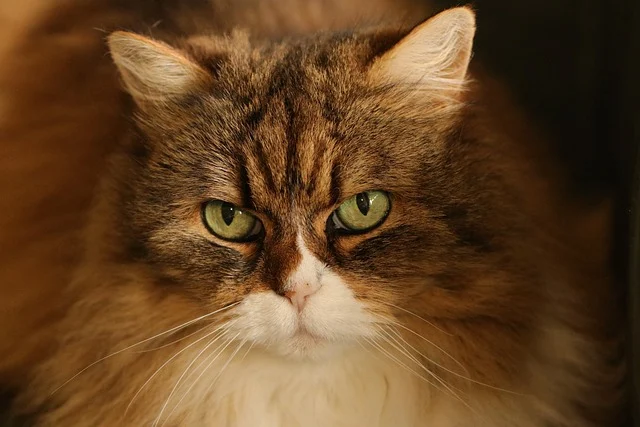
#> input picture dataset/1.bmp, 640 x 427 px
$ python -i chroma_compress.py   (imports and definitions only)
#> lines starting #> are read from the running program, lines starting #| are printed output that depends on the picture
import os
import numpy as np
from PIL import Image

def kompresi_chroma(input_path, output_path):
#> called with input_path = '../dataset/1.bmp', output_path = 'out.png'
    img = Image.open(input_path).convert('RGB')
#> img is the input picture: PIL image 640x427 RGB; mean R, G, B 98.9, 67, 35.5
    ukuran_asli = os.path.getsize(input_path)

    # 1. Konversi ruang warna dari RGB ke YCbCr
    ycbcr_img = img.convert('YCbCr')
#> ycbcr_img: PIL image 640x427 YCbCr; mean of channels 0, 1, 2 72.4, 106.4, 146.1
    img_array = np.array(ycbcr_img)

    Y = img_array[:, :, 0]   # Saluran Terang/Gelap (Luma)
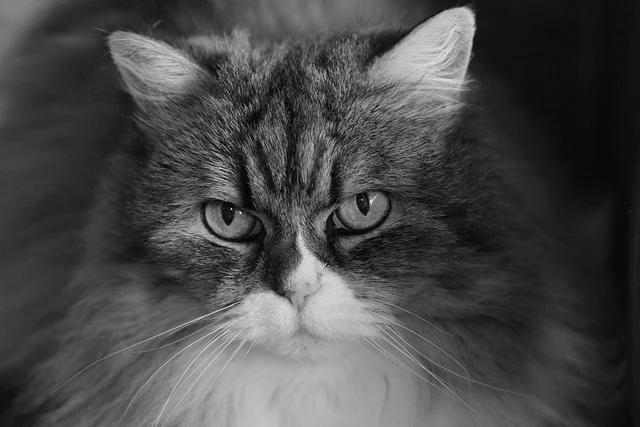
#> Y: shape (427, 640); min 0, max 250, mean 72.4
    Cb = img_array[:, :, 1]  # Saluran Warna Biru (Chroma)
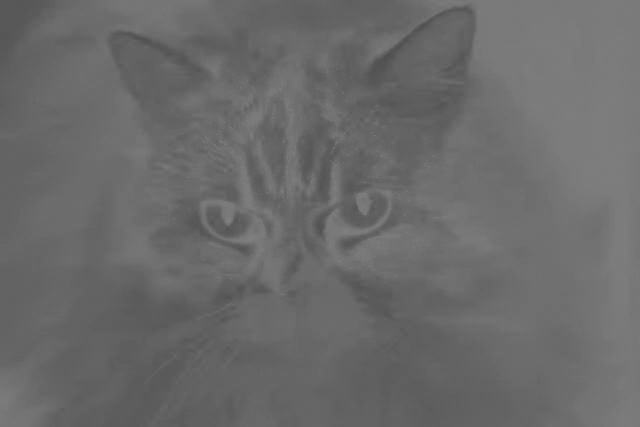
#> Cb: shape (427, 640); min 77, max 129, mean 106.4
    Cr = img_array[:, :, 2]  # Saluran Warna Merah (Chroma)
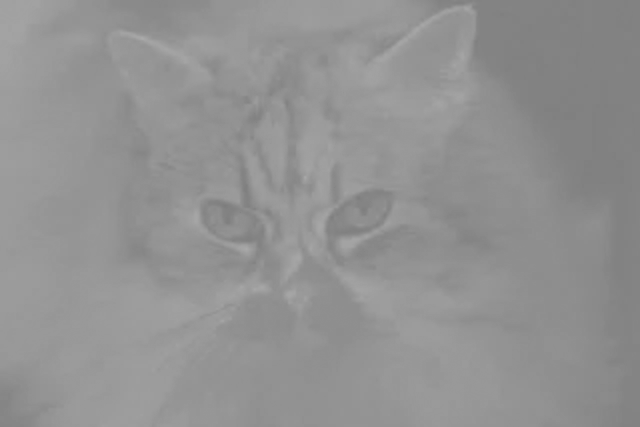
#> Cr: shape (427, 640); min 125, max 170, mean 146.1

    # 2. Proses Subsampling (Kompresi)
    # Potong ukuran matriks warna (Cb & Cr) dengan melompati setiap 1 baris/kolom
    Cb_sub = Cb[::2, ::2]
    Cr_sub = Cr[::2, ::2]

    # 3. Proses Upsampling (Rekonstruksi untuk antarmuka UI)
    # Kembalikan ke resolusi awal dengan menggandakan piksel yang ada
    Cb_reconstructed = np.repeat(np.repeat(Cb_sub, 2, axis=0), 2, axis=1)
    Cr_reconstructed = np.repeat(np.repeat(Cr_sub, 2, axis=0), 2, axis=1)

    # Penyesuaian dimensi jika dimensi aslinya ganjil
    h, w = Y.shape
#> h = 427; w = 640
    Cb_reconstructed = Cb_reconstructed[:h, :w]
#> Cb_reconstructed: shape (427, 640)
    Cr_reconstructed = Cr_reconstructed[:h, :w]
#> Cr_reconstructed: shape (427, 640)

    # 4. Gabungkan kembali dan simpan
    compressed_array = np.stack([Y, Cb_reconstructed, Cr_reconstructed], axis=2)
#> compressed_array: shape (427, 640, 3); mean of channels 0, 1, 2 72.4, 106.4, 146.1
    compressed_img = Image.fromarray(compressed_array, 'YCbCr').convert('RGB')
    compressed_img.save(output_path)

    # 5. Perhitungan Teoretis Ukuran File
    # Y utuh (1 byte per piksel) = 1/3 dari total aslinya
    # Cb dipotong 1/4 = (1/4 * 1/3) dari total
    # Cr dipotong 1/4 = (1/4 * 1/3) dari total
    # Total ukuran file jatuh menjadi persis 50%
    ukuran_kompresi = ukuran_asli * 0.50
    persentase = ((ukuran_asli - ukuran_kompresi) / ukuran_asli) * 100

    return {
        "ukuran_asli_kb": ukuran_asli / 1024,
        "ukuran_kompresi_kb": ukuran_kompresi / 1024,
        "persentase_pengurangan": persentase
    }

>>> result = kompresi_chroma('../dataset/1.bmp', 'out.png')
